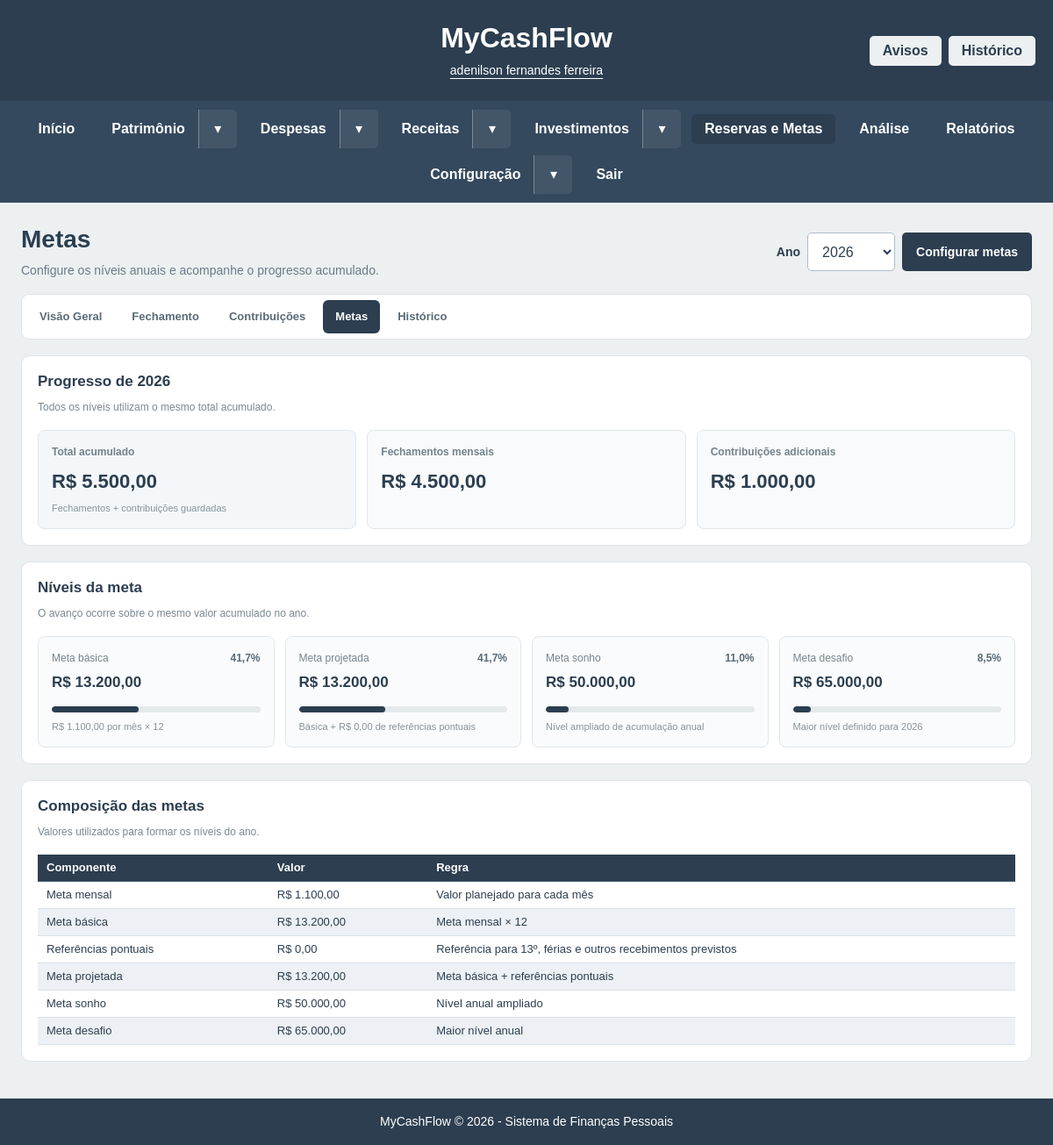
Page /views/reservas/metas.php (signed in) on the committed database.
### tables this page shows
CREATE TABLE `metas_anuais` (
  `id` int(11) NOT NULL,
  `usuario_id` int(11) NOT NULL,
  `ano` smallint(4) NOT NULL,
  `meta_mensal` decimal(15,2) NOT NULL DEFAULT 1000.00,
  `meta_basica` decimal(15,2) NOT NULL DEFAULT 12000.00,
  `referencia_pontuais` decimal(15,2) NOT NULL DEFAULT 0.00,
  `meta_sonho` decimal(15,2) NOT NULL DEFAULT 50000.00,
  `meta_desafio` decimal(15,2) NOT NULL DEFAULT 65000.00,
  `criado_em` timestamp NOT NULL DEFAULT current_timestamp(),
  `atualizado_em` timestamp NOT NULL DEFAULT current_timestamp() ON UPDATE current_timestamp()
);

### views/reservas/metas.php (the view, shortened to what the rows shown need)
<?php
require_once __DIR__ . '/../../config.php';
$usuario_id = mcfDonoId();
function metasPercentual(
    float $valor,
    float $meta
): float {
    return ($valor / $meta) * 100;
}
function metasPercentualBarra(
    float $valor,
    float $meta
): float {
    return min(
        100,
        max(
            0,
            metasPercentual(
                $valor,
                $meta
            )
        )
    );
}
$anoAtual = (int)date('Y');
$ano = filter_input(
    INPUT_GET,
    'ano',
    FILTER_VALIDATE_INT
);
if (!$ano) {
    $ano = filter_input(
        INPUT_POST,
        'ano',
        FILTER_VALIDATE_INT
    );
}
if (
    !$ano ||
    $ano < 2000 ||
    $ano > 2100
) {
    $ano = $anoAtual;
}
$stmt = $conn->prepare("
    SELECT
        id,
        meta_mensal,
        meta_basica,
        referencia_pontuais,
        meta_sonho,
        meta_desafio
    FROM metas_anuais
    WHERE usuario_id = ?
      AND ano = ?
    LIMIT 1
");
$stmt->bind_param(
    'ii',
    $usuario_id,
    $ano
);
$stmt->execute();
$metas = $stmt
    ->get_result()
    ->fetch_assoc();
$metaMensal =
    (float)$metas['meta_mensal'];
$metaBasica =
    (float)$metas['meta_basica'];
$referenciaPontuais =
    (float)$metas['referencia_pontuais'];
$metaProjetada =
    $metaBasica +
    $referenciaPontuais;
$metaSonho =
    (float)$metas['meta_sonho'];
$metaDesafio =
    (float)$metas['meta_desafio'];
$stmt = $conn->prepare("
    SELECT
        COALESCE(SUM(conseguido), 0) AS total
    FROM metas_fechamentos
    WHERE usuario_id = ?
      AND ano = ?
");
$stmt->bind_param(
    'ii',
    $usuario_id,
    $ano
);
$stmt->execute();
$resultado = $stmt
    ->get_result()
    ->fetch_assoc();
$totalFechamentos =
    (float)($resultado['total'] ?? 0);
$stmt = $conn->prepare("
    SELECT
        COALESCE(SUM(valor_guardado), 0) AS total
    FROM metas_contribuicoes
    WHERE usuario_id = ?
      AND YEAR(data) = ?
");
$stmt->bind_param(
    'ii',
    $usuario_id,
    $ano
);
$stmt->execute();
$resultado = $stmt
    ->get_result()
    ->fetch_assoc();
$totalContribuicoes =
    (float)($resultado['total'] ?? 0);
$totalAcumulado =
    $totalFechamentos +
    $totalContribuicoes;
include __DIR__ . '/../../includes/header.php';
?>
<main class="reservas-layout">
    <div class="reservas-cabecalho">
        <div>
            <h2 class="mcf-page-title">
                Metas
            </h2>
        </div>
    </div>
    <section class="reservas-secao">
        <div class="reservas-titulo">
            <div>
                <h2>
                    Progresso de <?= $ano ?>
                </h2>
            </div>
        </div>
    </section>
    <section class="reservas-secao">
        <div class="reservas-titulo">
            <div>
                <h2>
                    Níveis da meta
                </h2>
            </div>
        </div>
        <div class="reservas-metas-grid">
            <article class="reservas-meta">
                <div class="reservas-meta-topo">
                    <div>
                        <span>
                            Meta básica
                        </span>
                        <strong>
                            R$
                            <?= number_format(
                                $metaBasica,
                                2,
                                ',',
                                '.'
                            ) ?>
                        </strong>
                    </div>
                    <b>
                    </b>
                </div>
                <div class="reservas-progresso">
                    <span
                        style="width: <?= metasPercentualBarra(
                            $totalAcumulado,
                            $metaBasica
                        ) ?>%;"
                    ></span>
                </div>
                <small class="reservas-meta-info">
                    R$ <?= number_format(
                        $metaMensal,
                        2,
                        ',',
                        '.'
                    ) ?> por mês × 12
                </small>
            </article>
            <article class="reservas-meta">
                <div class="reservas-meta-topo">
                    <div>
                        <span>
                            Meta projetada
                        </span>
                        <strong>
                            R$
                            <?= number_format(
                                $metaProjetada,
                                2,
                                ',',
                                '.'
                            ) ?>
                        </strong>
                    </div>
                    <b>
                    </b>
                </div>
                <div class="reservas-progresso">
                    <span
                        style="width: <?= metasPercentualBarra(
                            $totalAcumulado,
                            $metaProjetada
                        ) ?>%;"
                    ></span>
                </div>
                <small class="reservas-meta-info">
                    Básica + R$ <?= number_format(
                        $referenciaPontuais,
                        2,
                        ',',
                        '.'
                    ) ?> de referências pontuais
                </small>
            </article>
            <article class="reservas-meta">
                <div class="reservas-meta-topo">
                    <div>
                        <span>
                            Meta sonho
                        </span>
                        <strong>
                            R$
                            <?= number_format(
                                $metaSonho,
                                2,
                                ',',
                                '.'
                            ) ?>
                        </strong>
                    </div>
                </div>
            </article>
            <article class="reservas-meta">
                <div class="reservas-meta-topo">
                    <div>
                        <span>
                            Meta desafio
                        </span>
                        <strong>
                            R$
                            <?= number_format(
                                $metaDesafio,
                                2,
                                ',',
                                '.'
                            ) ?>
                        </strong>
                    </div>
                </div>
            </article>
        </div>
    </section>
    <section class="reservas-secao">
        <div class="reservas-titulo">
            <div>
                <h2>
                    Composição das metas
                </h2>
            </div>
        </div>
        <div class="reservas-tabela-wrapper">
            <table class="reservas-tabela">
                <thead>
                    <tr>
                        <th>Componente</th>
                        <th>Valor</th>
                        <th>Regra</th>
                    </tr>
                </thead>
                <tbody>
                    <tr>
                        <td>
                            Meta mensal
                        </td>
                        <td>
                            R$
                            <?= number_format(
                                $metaMensal,
                                2,
                                ',',
                                '.'
                            ) ?>
                        </td>
                        <td>
                            Valor planejado para cada mês
                        </td>
                    </tr>
                    <tr>
                        <td>
                            Meta básica
                        </td>
                        <td>
                            R$
                            <?= number_format(
                                $metaBasica,
                                2,
                                ',',
                                '.'
                            ) ?>
                        </td>
                        <td>
                            Meta mensal × 12
                        </td>
                    </tr>
                    <tr>
                        <td>
                            Referências pontuais
                        </td>
                        <td>
                            R$
                            <?= number_format(
                                $referenciaPontuais,
                                2,
                                ',',
                                '.'
                            ) ?>
                        </td>
                        <td>
                            Referência para 13º, férias e outros recebimentos previstos
                        </td>
                    </tr>
                    <tr>
                        <td>
                            Meta projetada
                        </td>
                        <td>
                            R$
                            <?= number_format(
                                $metaProjetada,
                                2,
                                ',',
                                '.'
                            ) ?>
                        </td>
                        <td>
                            Meta básica + referências pontuais
                        </td>
                    </tr>
                    <tr>
                        <td>
                            Meta sonho
                        </td>
                        <td>
                            R$
                            <?= number_format(
                                $metaSonho,
                                2,
                                ',',
                                '.'
                            ) ?>
                        </td>
                        <td>
                            Nível anual ampliado
                        </td>
                    </tr>
                    <tr>
                        <td>
                            Meta desafio
                        </td>
                        <td>
                            R$
                            <?= number_format(
                                $metaDesafio,
                                2,
                                ',',
                                '.'
                            ) ?>
                        </td>
                        <td>
                            Maior nível anual
                        </td>
                    </tr>
                </tbody>
            </table>
        </div>
    </section>
</main>
<?php
include __DIR__ . '/../../includes/footer.php';
?>

### rows in the picture
metas_anuais: meta_basica "13.200,00", meta_mensal "1.100,00", metaProjetada "13.200,00", referencia_pontuais "0,00", meta_sonho "50.000,00", meta_desafio "65.000,00"

### other values in the picture
mcfRotuloUsuario() "adenilson fernandes ferreira"
$menuEscape($menuRotulo) "Início"
$menuEscape($menuRotulo) "Patrimônio"
$menuEscape($menuRotulo) "Despesas"
$menuEscape($menuRotulo) "Receitas"
$menuEscape($menuRotulo) "Investimentos"
$menuEscape($menuRotulo) "Reservas e Metas"
$menuEscape($menuRotulo) "Análise"
$menuEscape($menuRotulo) "Relatórios"
$menuEscape($menuRotulo) "Configuração"
$menuEscape($menuRotulo) "Sair"
$ano "2026"
$totalAcumulado "5.500,00"
$totalFechamentos "4.500,00"
$totalContribuicoes "1.000,00"
